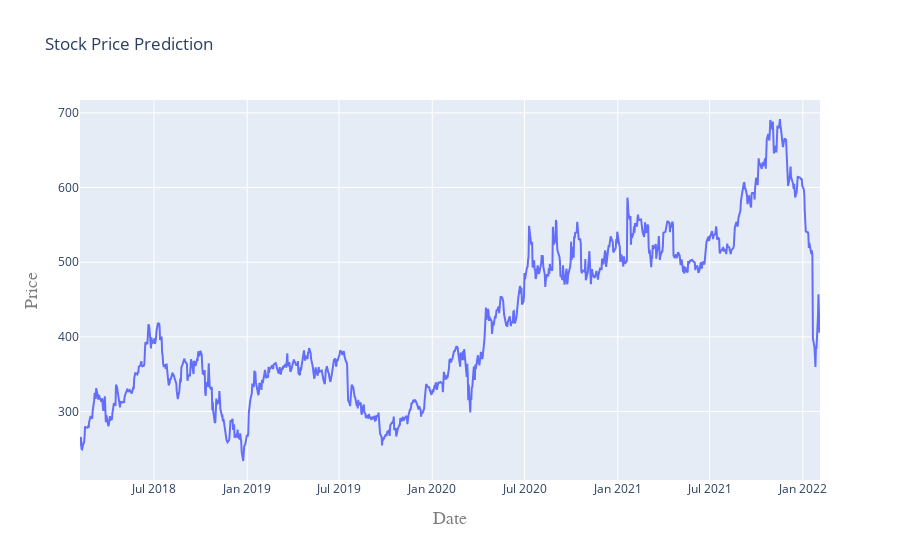

This figure's notebook cell:
### Code cell
#plotting offline
iplot(plot)

### Figure 1 — Plotly figure (JSON) as saved in the notebook; plotly's stock layout.template omitted (floating-point values rounded to 4 significant figures; data arrays with more than 128 entries replaced by an {"elided": "..."} marker saying what was removed)
{"data": [{"type": "scatter", "x": {"elided": "1009 str values"}, "y": {"elided": "1009 float values"}}], "layout": {"title": {"text": "Stock Price Prediction"}, "xaxis": {"title": {"font": {"color": "#7f7f7f", "family": "Courier New,monospace", "size": 18}, "text": "Date"}}, "yaxis": {"title": {"font": {"color": "#7f7f7f", "family": "Courier New,monospace", "size": 18}, "text": "Price"}}}}
